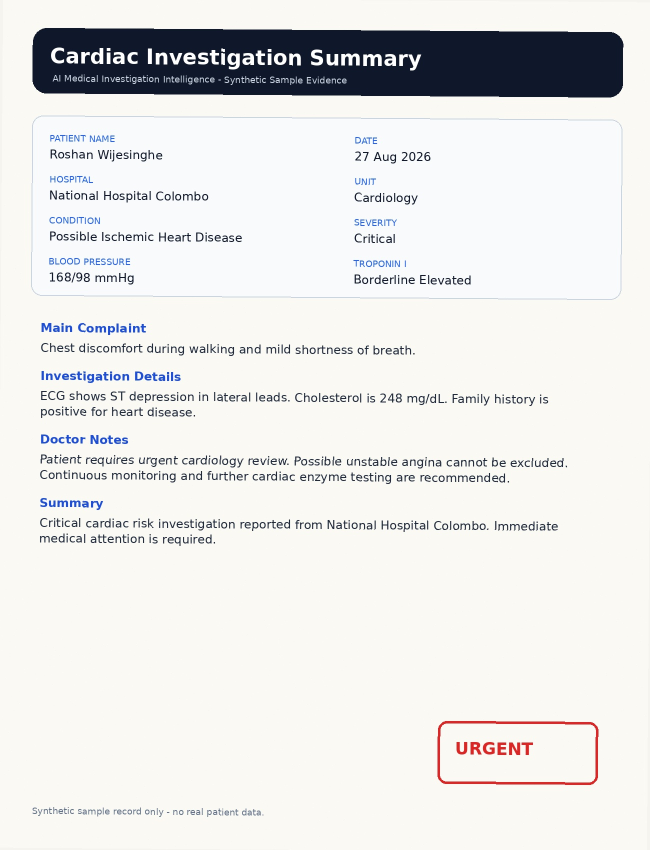
#> input picture samples/06_cardiac_risk_investigation.jpg, 1300 x 1700 px (shown at 1/2 size)
$ python -i image_preprocessing.py   (imports and definitions only)   (older library calls are emulated)
#> lines starting #> are read from the running program, lines starting #| are printed output that depends on the picture; after the words box and inside, x2 and y2 are one past the last pixel; in counts of white or black regions, pixels touching at a corner belong together
#> further down, picture is the input picture: PIL image 1300x1700 RGB; mean R, G, B 229.9, 229.8, 228.6
from dataclasses import dataclass, field
from typing import Any

import cv2
import numpy as np
from PIL import Image


@dataclass
class ImagePreprocessResult:
    image: Image.Image
    blur_score: float
    quality_score: float
    was_cropped: bool = False
    was_deskewed: bool = False
    deskew_angle: float = 0.0
    warnings: list[str] = field(default_factory=list)
    metadata: dict[str, Any] = field(default_factory=dict)


def _pil_to_cv(image: Image.Image) -> np.ndarray:
    rgb = image.convert("RGB")
    return cv2.cvtColor(np.array(rgb), cv2.COLOR_RGB2BGR)


def _cv_to_pil(image: np.ndarray) -> Image.Image:
    if len(image.shape) == 2:
        return Image.fromarray(image).convert("RGB")
    rgb = cv2.cvtColor(image, cv2.COLOR_BGR2RGB)
    return Image.fromarray(rgb).convert("RGB")


def _order_points(points: np.ndarray) -> np.ndarray:
    rect = np.zeros((4, 2), dtype="float32")

    s = points.sum(axis=1)
    rect[0] = points[np.argmin(s)]
    rect[2] = points[np.argmax(s)]

    diff = np.diff(points, axis=1)
    rect[1] = points[np.argmin(diff)]
    rect[3] = points[np.argmax(diff)]

    return rect


def _four_point_transform(image: np.ndarray, points: np.ndarray) -> np.ndarray:
    rect = _order_points(points)
    top_left, top_right, bottom_right, bottom_left = rect

    width_a = np.linalg.norm(bottom_right - bottom_left)
    width_b = np.linalg.norm(top_right - top_left)
    max_width = max(int(width_a), int(width_b))

    height_a = np.linalg.norm(top_right - bottom_right)
    height_b = np.linalg.norm(top_left - bottom_left)
    max_height = max(int(height_a), int(height_b))

    if max_width < 100 or max_height < 100:
        return image

    destination = np.array(
        [
            [0, 0],
            [max_width - 1, 0],
            [max_width - 1, max_height - 1],
            [0, max_height - 1],
        ],
        dtype="float32",
    )

    matrix = cv2.getPerspectiveTransform(rect, destination)
    warped = cv2.warpPerspective(image, matrix, (max_width, max_height))

    return warped


# [9 lines left out: function detect_blur_score, not called in this run]


def crop_document_boundary(image: Image.Image) -> tuple[Image.Image, bool, list[str]]:
    """
    Detect the largest document-like rectangle and crop it.
    If no clear document boundary is found, returns the original image.
    """
    warnings: list[str] = []

    cv_image = _pil_to_cv(image)
    original = cv_image.copy()
    height, width = cv_image.shape[:2]
#> height = 1700; width = 1300

    if width < 300 or height < 300:
        warnings.append("Image resolution is low; document boundary detection may be inaccurate.")
        return image, False, warnings

    ratio = height / 700.0
#> ratio = 2.43
    resized = cv2.resize(cv_image, (int(width / ratio), 700))
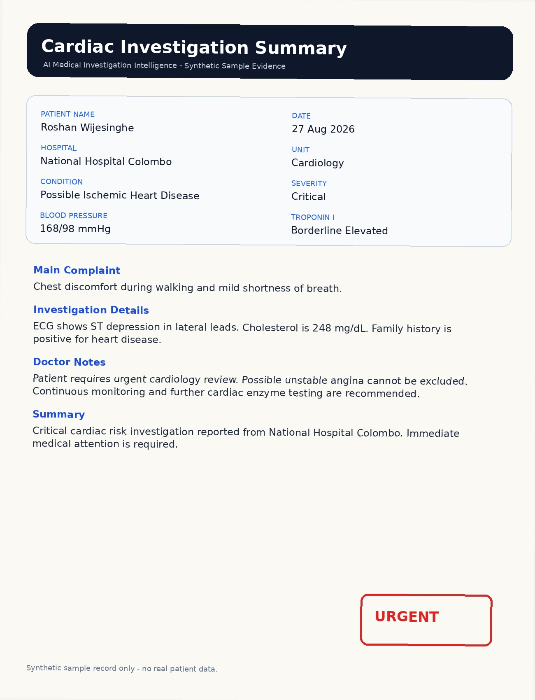
#> resized: shape (700, 535, 3); mean B, G, R 228.6, 229.8, 229.8

    gray = cv2.cvtColor(resized, cv2.COLOR_BGR2GRAY)
    gray = cv2.GaussianBlur(gray, (5, 5), 0)
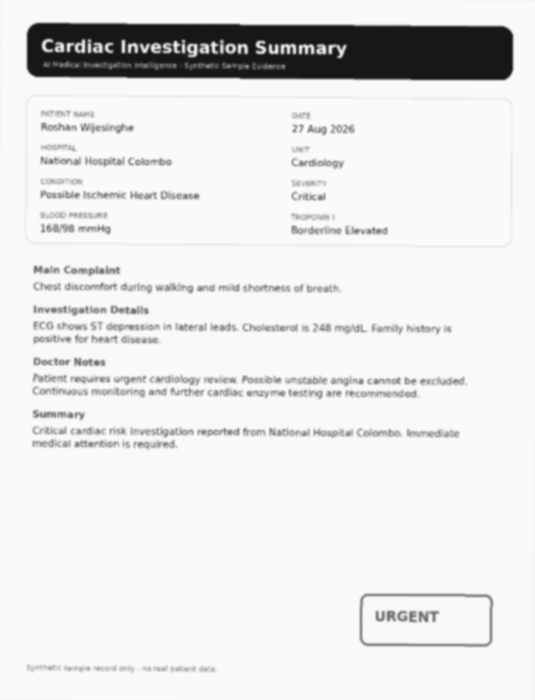
#> gray: shape (700, 535); min 22, max 250, mean 229.9

    edged = cv2.Canny(gray, 50, 150)
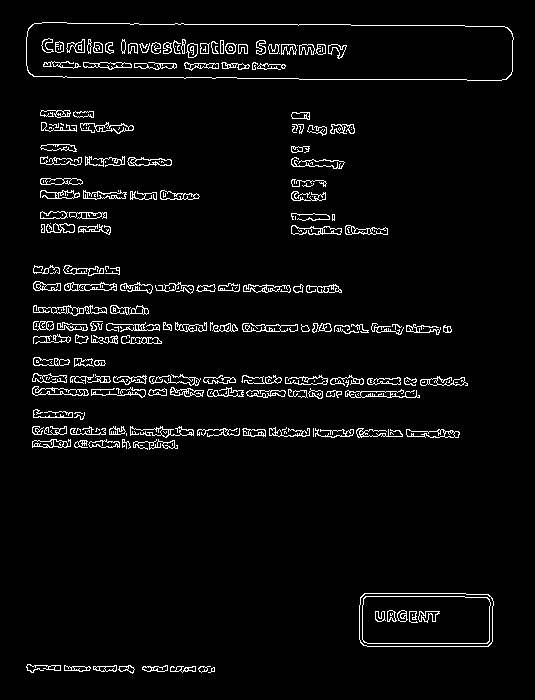
#> edged: shape (700, 535); 4.2% white in thin lines or dots, all inside (x1, y1, x2, y2) = (26, 22, 514, 674)

    contours, _ = cv2.findContours(
        edged.copy(),
        cv2.RETR_LIST,
        cv2.CHAIN_APPROX_SIMPLE,
    )
#> contours = 605 contours, 300 with area under 20; largest, box (x1, y1, x2, y2) and area: (26, 22, 514, 81) 26080, (26, 22, 514, 81) 26060, (359, 593, 494, 647) 6974, (359, 593, 494, 647) 6959, (362, 596, 491, 644) 5926

    contours = sorted(contours, key=cv2.contourArea, reverse=True)[:8]
#> contours = 8 contours; box (x1, y1, x2, y2) and area: (26, 22, 514, 81) 26080, (26, 22, 514, 81) 26060, (359, 593, 494, 647) 6974, (359, 593, 494, 647) 6959, (362, 596, 491, 644) 5926, (362, 596, 491, 644) 5918, (32, 386, 89, 396) 320, (406, 429, 460, 438) 296

    document_contour = None

    for contour in contours:
        perimeter = cv2.arcLength(contour, True)
        approx = cv2.approxPolyDP(contour, 0.02 * perimeter, True)

        if len(approx) == 4:
            document_contour = approx.reshape(4, 2)
            break
#> this loop made 1 pass
#> (perimeter, document_contour) on pass 1: (1074.1, [[26, 37], [33, 76], [512, 71], [504, 26]])

    if document_contour is None:
        warnings.append("No clear document boundary detected; using original image.")
        return image, False, warnings

    scaled_points = document_contour.astype("float32") * ratio
#> scaled_points = [[63.14, 89.86], [80.14, 184.6], [1243.4, 172.4], [1224, 63.14]]
    warped = _four_point_transform(original, scaled_points)
#> in _order_points, `s = points.sum(axis=1)`: s = [153, 264.7, 1415.9, 1287.1]
#> in _order_points, `diff = np.diff(points, axis=1)`: diff = [26.71, 104.4, -1071, -1160.9]
#> in _four_point_transform, `rect = _order_points(points)`: rect = [[63.14, 89.86], [1224, 63.14], [1243.4, 172.4], [80.14, 184.6]]
#> in _four_point_transform, `top_left, top_right, bottom_right, bottom_left = rect`: top_left = [63.14, 89.86]; top_right = [1224, 63.14]; bottom_right = [1243.4, 172.4]; bottom_left = [80.14, 184.6]
#> in _four_point_transform, `width_a = np.linalg.norm(bottom_right - bottom_left)`: width_a = 1163.3
#> in _four_point_transform, `width_b = np.linalg.norm(top_right - top_left)`: width_b = 1161.2
#> in _four_point_transform, `max_width = max(int(width_a), int(width_b))`: max_width = 1163
#> in _four_point_transform, `height_a = np.linalg.norm(top_right - bottom_right)`: height_a = 111
#> in _four_point_transform, `height_b = np.linalg.norm(top_left - bottom_left)`: height_b = 96.23
#> in _four_point_transform, `max_height = max(int(height_a), int(height_b))`: max_height = 110
#> in _four_point_transform, `destination = np.array( [ [0, 0], [max_width - 1, 0], [max_width - 1, ..`: destination = [[0, 0], [1162, 0], [1162, 109], [0, 109]]
#> in _four_point_transform, `matrix = cv2.getPerspectiveTransform(rect, destination)`: matrix = [[1.16, -0.208, -54.41], [0.0265, 1.15, -105.3], [0.000133, -2.53e-05, 1]]
#> in _four_point_transform, `warped = cv2.warpPerspective(image, matrix, (max_width, max_height))`:
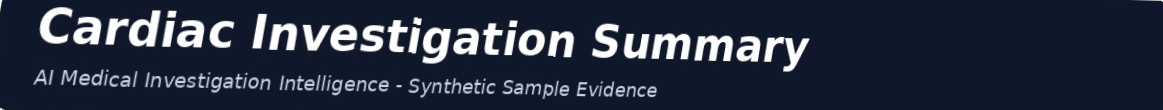
#> warped: shape (110, 1163, 3); mean B, G, R 64.5, 47.4, 39.9

    return _cv_to_pil(warped), True, warnings


# [135 lines left out: functions deskew_image, enhance_for_ocr, calculate_quality_score, preprocess_for_ocr, not called in this run]

>>> from PIL import Image
>>> picture = Image.open('../../../samples/06_cardiac_risk_investigation.jpg')
>>> result = crop_document_boundary(picture)

$ run again, on samples/04_radiology_pneumonia_report.png
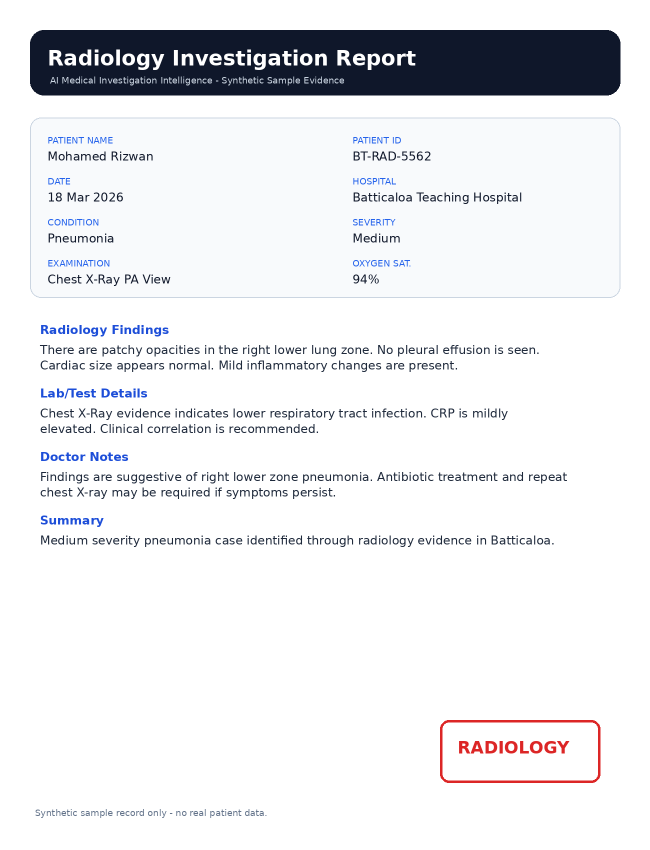
#> input picture samples/04_radiology_pneumonia_report.png, 1300 x 1700 px (shown at 1/2 size)
#> picture is the input picture: PIL image 1300x1700 RGB; mean R, G, B 233.3, 234, 236.6
#> in crop_document_boundary, `edged = cv2.Canny(gray, 50, 150)`:
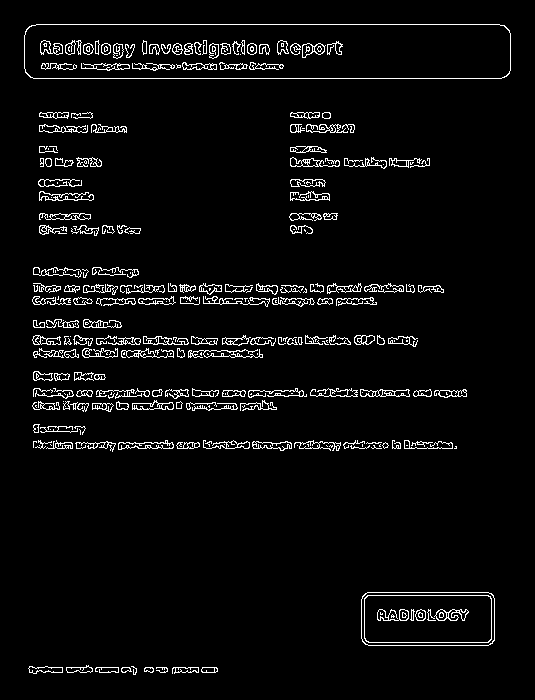
#> edged: shape (700, 535); 4.3% white in thin lines or dots, all inside (x1, y1, x2, y2) = (24, 24, 511, 675)
#> in crop_document_boundary, `contours, _ = cv2.findContours( edged.copy(), cv2.RETR_LIST, cv2.CHAIN..`: contours = 637 contours, 341 with area under 20; largest, box (x1, y1, x2, y2) and area: (24, 24, 511, 79) 26124, (24, 24, 511, 79) 26104, (361, 592, 495, 646) 6992, (361, 592, 495, 646) 6979, (364, 595, 492, 643) 5950
#> in crop_document_boundary, `contours = sorted(contours, key=cv2.contourArea, reverse=True)[:8]`: contours = 8 contours; box (x1, y1, x2, y2) and area: (24, 24, 511, 79) 26124, (24, 24, 511, 79) 26104, (361, 592, 495, 646) 6992, (361, 592, 495, 646) 6979, (364, 595, 492, 643) 5950, (364, 595, 492, 643) 5936, (118, 440, 174, 450) 292, (360, 389, 410, 397) 265
#> the loop in crop_document_boundary, `for contour in contours:` made 1 pass
#> (perimeter, document_contour) on pass 1: (1064.2, [[24, 35], [33, 78], [510, 70], [499, 24]])
#> scaled_points = [[58.29, 85], [80.14, 189.4], [1238.6, 170], [1211.9, 58.29]]
#> s = [143.3, 269.6, 1408.6, 1270.1]
#> diff = [26.71, 109.3, -1068.6, -1153.6]
#> rect = [[58.29, 85], [1211.9, 58.29], [1238.6, 170], [80.14, 189.4]]
#> top_left = [58.29, 85]; top_right = [1211.9, 58.29]; bottom_right = [1238.6, 170]; bottom_left = [80.14, 189.4]
#> width_a = 1158.6
#> width_b = 1153.9
#> max_width = 1158
#> height_a = 114.9
#> height_b = 106.7
#> max_height = 114
#> destination = [[0, 0], [1157, 0], [1157, 113], [0, 113]]
#> matrix = [[1.07, -0.225, -43.46], [0.0251, 1.08, -93.67], [6.15e-05, 1.3e-05, 1]]
#> in _four_point_transform, `warped = cv2.warpPerspective(image, matrix, (max_width, max_height))`:
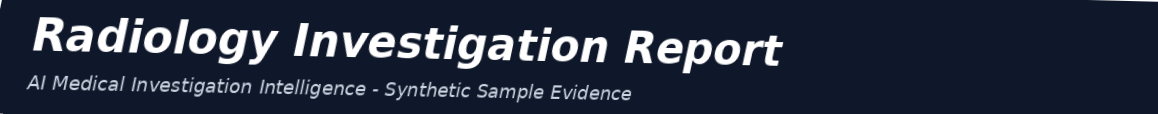
#> warped: shape (114, 1158, 3); mean B, G, R 63.5, 46.2, 38.9

$ run again, on samples/05_handwritten_style_asthma_note.png
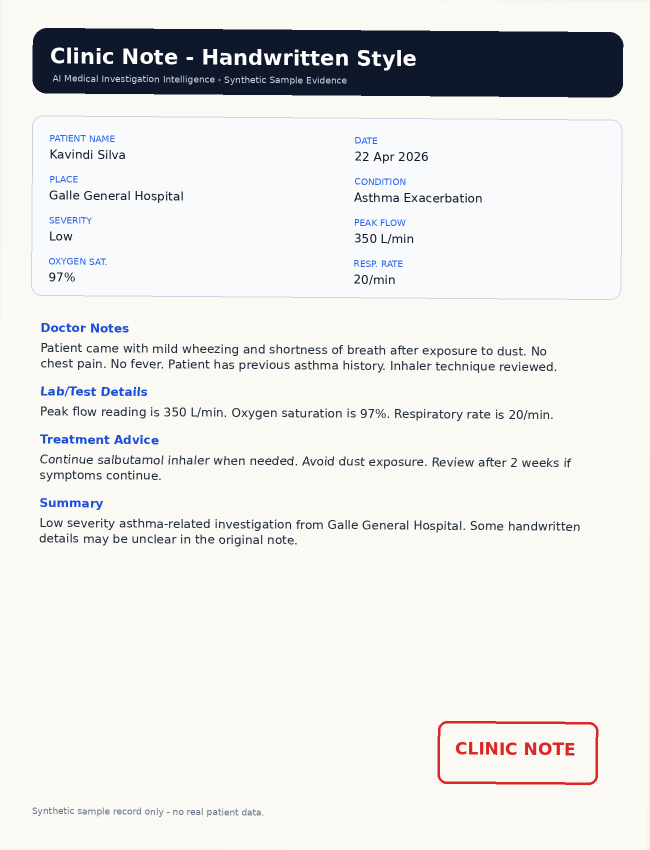
#> input picture samples/05_handwritten_style_asthma_note.png, 1300 x 1700 px (shown at 1/2 size)
#> picture is the input picture: PIL image 1300x1700 RGB; mean R, G, B 229.8, 229.8, 228.8
#> in crop_document_boundary, `edged = cv2.Canny(gray, 50, 150)`:
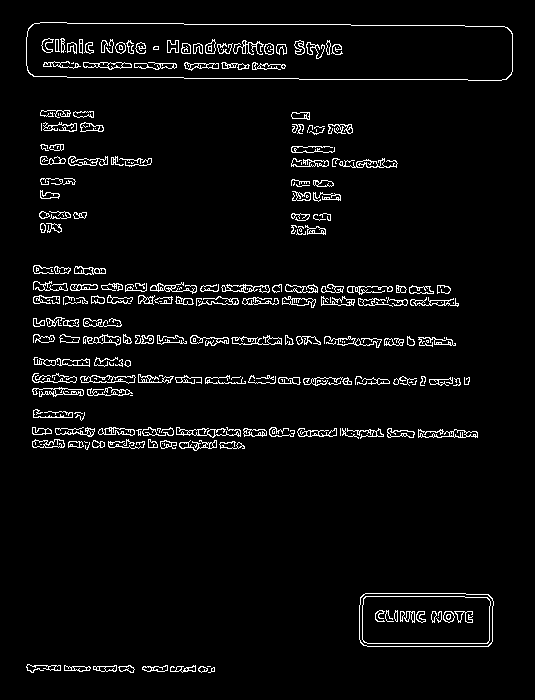
#> edged: shape (700, 535); 4.2% white in thin lines or dots, all inside (x1, y1, x2, y2) = (26, 22, 513, 673)
#> in crop_document_boundary, `contours, _ = cv2.findContours( edged.copy(), cv2.RETR_LIST, cv2.CHAIN..`: contours = 639 contours, 328 with area under 20; largest, box (x1, y1, x2, y2) and area: (26, 22, 513, 81) 26168, (26, 22, 513, 81) 26146, (359, 593, 494, 647) 6972, (359, 593, 494, 647) 6958, (362, 596, 491, 644) 5926
#> in crop_document_boundary, `contours = sorted(contours, key=cv2.contourArea, reverse=True)[:8]`: contours = 8 contours; box (x1, y1, x2, y2) and area: (26, 22, 513, 81) 26168, (26, 22, 513, 81) 26146, (359, 593, 494, 647) 6972, (359, 593, 494, 647) 6958, (362, 596, 491, 644) 5926, (362, 596, 491, 644) 5918, (80, 375, 136, 384) 296, (231, 335, 282, 345) 222
#> the loop in crop_document_boundary, `for contour in contours:` made 1 pass
#> (perimeter, document_contour) on pass 1: (1067.5, [[26, 37], [33, 76], [512, 71], [504, 26]])
#> scaled_points = [[63.14, 89.86], [80.14, 184.6], [1243.4, 172.4], [1224, 63.14]]
#> s = [153, 264.7, 1415.9, 1287.1]
#> diff = [26.71, 104.4, -1071, -1160.9]
#> rect = [[63.14, 89.86], [1224, 63.14], [1243.4, 172.4], [80.14, 184.6]]
#> top_left = [63.14, 89.86]; top_right = [1224, 63.14]; bottom_right = [1243.4, 172.4]; bottom_left = [80.14, 184.6]
#> width_a = 1163.3
#> width_b = 1161.2
#> max_width = 1163
#> height_a = 111
#> height_b = 96.23
#> max_height = 110
#> destination = [[0, 0], [1162, 0], [1162, 109], [0, 109]]
#> matrix = [[1.16, -0.208, -54.41], [0.0265, 1.15, -105.3], [0.000133, -2.53e-05, 1]]
#> in _four_point_transform, `warped = cv2.warpPerspective(image, matrix, (max_width, max_height))`:
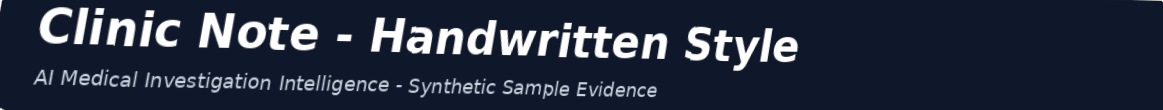
#> warped: shape (110, 1163, 3); mean B, G, R 63.8, 46.6, 39.2
